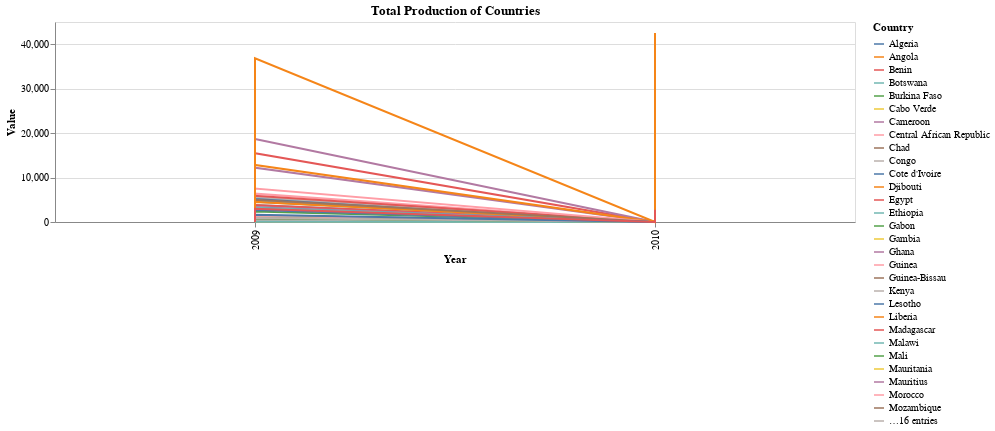

Notebook cell for this chart:
### Code cell
import altair as alt
chart = alt.Chart(df1)

chart = chart.mark_line().encode(
    x = 'Year:N',
    y = 'Value:Q',
    color = 'Country:N',
    tooltip = ['Year', 'Value', 'Country']
)


chart.properties(
    title = 'Total Production of Countries',
    width = 800,
    height = 200
)

### Figure 1 — Vega-Lite specification as saved in the notebook (floating-point values rounded to 4 significant figures; data arrays with more than 128 entries replaced by an {"elided": "..."} marker saying what was removed)
{"config": {"view": {"continuousWidth": 400, "continuousHeight": 300}}, "data": {"name": "data-871c13eea6b80a52287ae4b193f98884"}, "mark": "line", "encoding": {"color": {"field": "Country", "type": "nominal"}, "tooltip": [{"field": "Year", "type": "quantitative"}, {"field": "Value", "type": "quantitative"}, {"field": "Country", "type": "nominal"}], "x": {"field": "Year", "type": "nominal"}, "y": {"field": "Value", "type": "quantitative"}}, "height": 200, "title": "Total Production of Countries", "width": 800, "$schema": "https://vega.github.io/schema/vega-lite/v4.17.0.json", "datasets": {"data-871c13eea6b80a52287ae4b193f98884": {"elided": "4624 records"}}}
